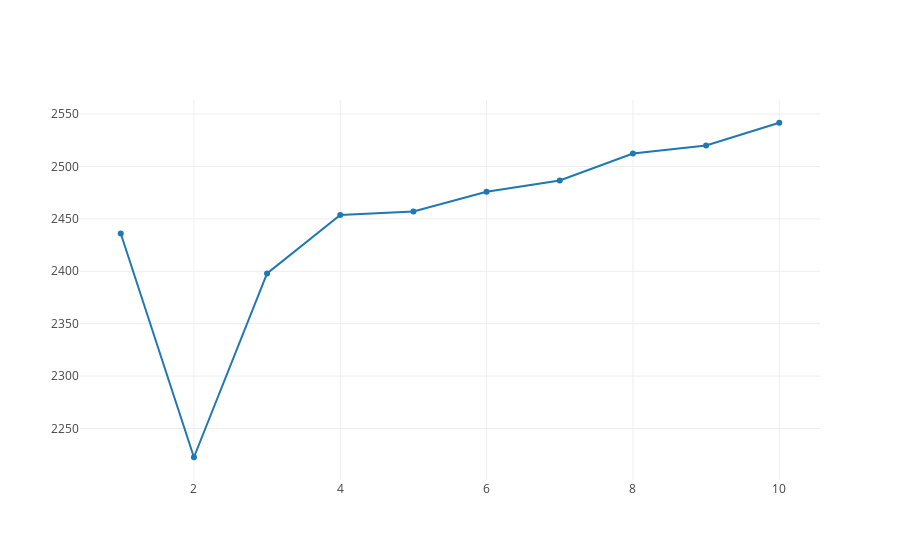

The notebook cell this image was saved under:
### Code cell
#predictDates = data.tail(len(test_y)).index
#actual_chart = go.Scatter(x=predictDates, y=inv_y[:,0], name= 'Actual Price')
multi_predict_chart = go.Scatter(x=np.array([1,2,3,4,5,6,7,8,9,10]), y=inv_pred[:,0], name= 'Multi Predict Price')
py.iplot([multi_predict_chart])

### Figure 1 — Plotly figure (JSON) as saved in the notebook; plotly's stock layout.template omitted (floating-point values rounded to 4 significant figures)
{"data": [{"name": "Multi Predict Price", "type": "scatter", "uid": "8e67f459-f78d-48e6-a068-4558ce9e5de5", "x": [1, 2, 3, 4, 5, 6, 7, 8, 9, 10], "y": [2436.0, 2223.0, 2398.0, 2454.0, 2457.0, 2476.0, 2487.0, 2512.0, 2520.0, 2542.0]}], "layout": {}}
